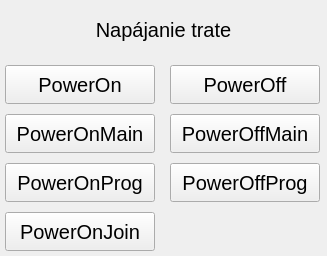
<?xml version="1.0" encoding="UTF-8"?>
<ui version="4.0">
 <class>PowerWindow</class>
 <widget class="QMainWindow" name="PowerWindow">
  <property name="geometry">
   <rect>
    <x>0</x>
    <y>0</y>
    <width>327</width>
    <height>256</height>
   </rect>
  </property>
  <property name="sizePolicy">
   <sizepolicy hsizetype="Fixed" vsizetype="Fixed">
    <horstretch>0</horstretch>
    <verstretch>0</verstretch>
   </sizepolicy>
  </property>
  <property name="minimumSize">
   <size>
    <width>0</width>
    <height>0</height>
   </size>
  </property>
  <property name="maximumSize">
   <size>
    <width>327</width>
    <height>256</height>
   </size>
  </property>
  <property name="windowTitle">
   <string>Power</string>
  </property>
  <widget class="QWidget" name="centralWidget">
   <property name="sizePolicy">
    <sizepolicy hsizetype="Fixed" vsizetype="Fixed">
     <horstretch>0</horstretch>
     <verstretch>0</verstretch>
    </sizepolicy>
   </property>
   <property name="maximumSize">
    <size>
     <width>327</width>
     <height>256</height>
    </size>
   </property>
   <layout class="QVBoxLayout" name="verticalLayout">
    <property name="spacing">
     <number>0</number>
    </property>
    <property name="leftMargin">
     <number>0</number>
    </property>
    <property name="topMargin">
     <number>0</number>
    </property>
    <property name="rightMargin">
     <number>0</number>
    </property>
    <property name="bottomMargin">
     <number>0</number>
    </property>
    <item>
     <layout class="QVBoxLayout" name="verticalLayout_3">
      <property name="leftMargin">
       <number>5</number>
      </property>
      <property name="topMargin">
       <number>5</number>
      </property>
      <property name="rightMargin">
       <number>5</number>
      </property>
      <property name="bottomMargin">
       <number>5</number>
      </property>
      <item>
       <widget class="QLabel" name="label">
        <property name="maximumSize">
         <size>
          <width>16777215</width>
          <height>50</height>
         </size>
        </property>
        <property name="font">
         <font>
          <pointsize>15</pointsize>
         </font>
        </property>
        <property name="text">
         <string>Napájanie trate</string>
        </property>
        <property name="alignment">
         <set>Qt::AlignmentFlag::AlignCenter</set>
        </property>
       </widget>
      </item>
     </layout>
    </item>
    <item>
     <layout class="QVBoxLayout" name="verticalLayout_2">
      <item>
       <layout class="QGridLayout" name="gridLayout">
        <property name="leftMargin">
         <number>5</number>
        </property>
        <property name="topMargin">
         <number>5</number>
        </property>
        <property name="rightMargin">
         <number>5</number>
        </property>
        <property name="bottomMargin">
         <number>5</number>
        </property>
        <property name="horizontalSpacing">
         <number>15</number>
        </property>
        <property name="verticalSpacing">
         <number>10</number>
        </property>
        <item row="1" column="0">
         <widget class="QPushButton" name="PowerOnMain">
          <property name="maximumSize">
           <size>
            <width>150</width>
            <height>50</height>
           </size>
          </property>
          <property name="font">
           <font>
            <pointsize>15</pointsize>
           </font>
          </property>
          <property name="text">
           <string>PowerOnMain</string>
          </property>
         </widget>
        </item>
        <item row="1" column="1">
         <widget class="QPushButton" name="PowerOffMain">
          <property name="maximumSize">
           <size>
            <width>150</width>
            <height>50</height>
           </size>
          </property>
          <property name="font">
           <font>
            <pointsize>15</pointsize>
           </font>
          </property>
          <property name="text">
           <string>PowerOffMain</string>
          </property>
         </widget>
        </item>
        <item row="2" column="1">
         <widget class="QPushButton" name="PowerOffProg">
          <property name="maximumSize">
           <size>
            <width>150</width>
            <height>50</height>
           </size>
          </property>
          <property name="font">
           <font>
            <pointsize>15</pointsize>
           </font>
          </property>
          <property name="text">
           <string>PowerOffProg</string>
          </property>
         </widget>
        </item>
        <item row="0" column="1">
         <widget class="QPushButton" name="PowerOff">
          <property name="maximumSize">
           <size>
            <width>150</width>
            <height>50</height>
           </size>
          </property>
          <property name="font">
           <font>
            <pointsize>15</pointsize>
           </font>
          </property>
          <property name="text">
           <string>PowerOff</string>
          </property>
         </widget>
        </item>
        <item row="2" column="0">
         <widget class="QPushButton" name="PowerOnProg">
          <property name="maximumSize">
           <size>
            <width>150</width>
            <height>50</height>
           </size>
          </property>
          <property name="font">
           <font>
            <pointsize>15</pointsize>
           </font>
          </property>
          <property name="text">
           <string>PowerOnProg</string>
          </property>
         </widget>
        </item>
        <item row="0" column="0">
         <widget class="QPushButton" name="PowerOn">
          <property name="maximumSize">
           <size>
            <width>150</width>
            <height>50</height>
           </size>
          </property>
          <property name="font">
           <font>
            <pointsize>15</pointsize>
           </font>
          </property>
          <property name="text">
           <string>PowerOn</string>
          </property>
         </widget>
        </item>
        <item row="3" column="0">
         <widget class="QPushButton" name="PowerOnJoin">
          <property name="maximumSize">
           <size>
            <width>150</width>
            <height>50</height>
           </size>
          </property>
          <property name="font">
           <font>
            <pointsize>15</pointsize>
           </font>
          </property>
          <property name="text">
           <string>PowerOnJoin</string>
          </property>
         </widget>
        </item>
       </layout>
      </item>
     </layout>
    </item>
   </layout>
  </widget>
 </widget>
 <resources/>
 <connections/>
</ui>
